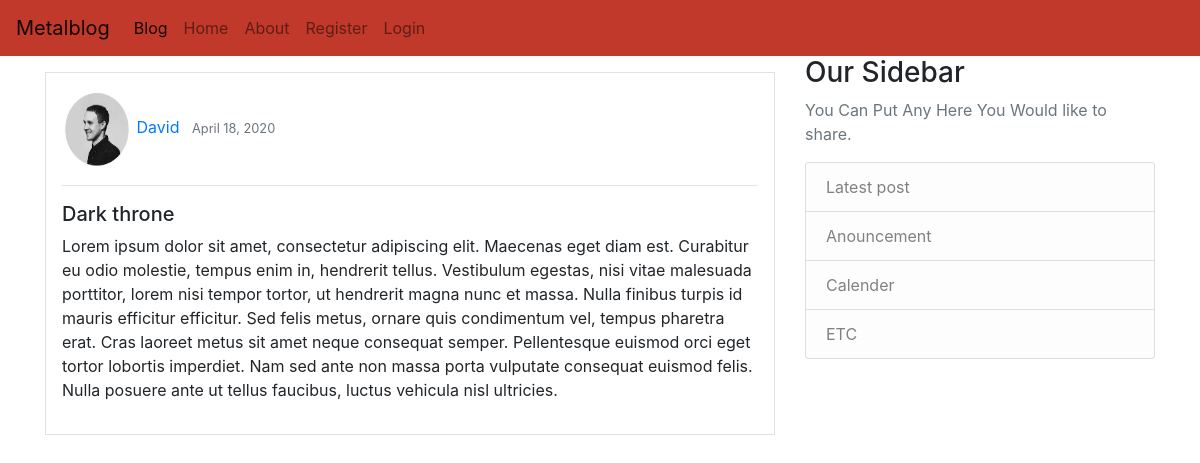
The page /post/22/ on the database its author committed.
### blog/models.py (models this page shows, shortened)
class Post(models.Model):
    title = models.CharField(max_length=100)
    content = models.TextField()
    date_posted = models.DateTimeField(default=timezone.now)
    author = models.ForeignKey(User, on_delete=models.CASCADE)

### users/models.py (models this page shows, shortened)
class Profile(models.Model):
    user = models.OneToOneField(User, on_delete = models.CASCADE)
    image = models.ImageField(default='default.jpg', upload_to='profile_pics')

### blog/views.py (the view)
class PostDetailView(DetailView):
	model = Post

### blog/templates/blog/post_detail.html (shortened to what this page needs)
{% extends "blog/base.html" %}
{% block content%}
    <div class="container p-3 my-3 border">
            <img class="rounded-circle article-img" height="80" width="70" src="{{object.author.profile.image.url}}">
            <a class="mr-2" href="#">{{ object.author }} </a>
            <small class="text-muted">{{object.date_posted|date:"F d, Y"}}</small>
                <hr>
                <h5> {{ object.title }}</h5>
                <p>{{object.content}}</p>
        </div>
{% endblock content %}

### rows shown on the page
Post: author.profile.image (picture), author "David", date_posted "April 18, 2020", title "Dark throne", content "Lorem ipsum dolor sit amet, consectetur adipiscing elit. Maecenas eget diam est. Curabitur eu odio molestie, tempus enim in, hendrerit tellus. Vestibulum egestas, nisi vitae malesuada porttitor, lorem nisi tempor tortor, ut hendrerit magna nunc et massa. Nulla finibus turpis id mauris efficitur efficitur. Sed felis metus, ornare quis condimentum vel, tempus pharetra erat. Cras laoreet metus sit amet neque consequat semper. Pellentesque euismod orci eget tortor lobortis imperdiet. Nam sed ante non massa porta vulputate consequat euismod felis. Nulla posuere ante ut tellus faucibus, luctus vehicula nisl ultricies."
